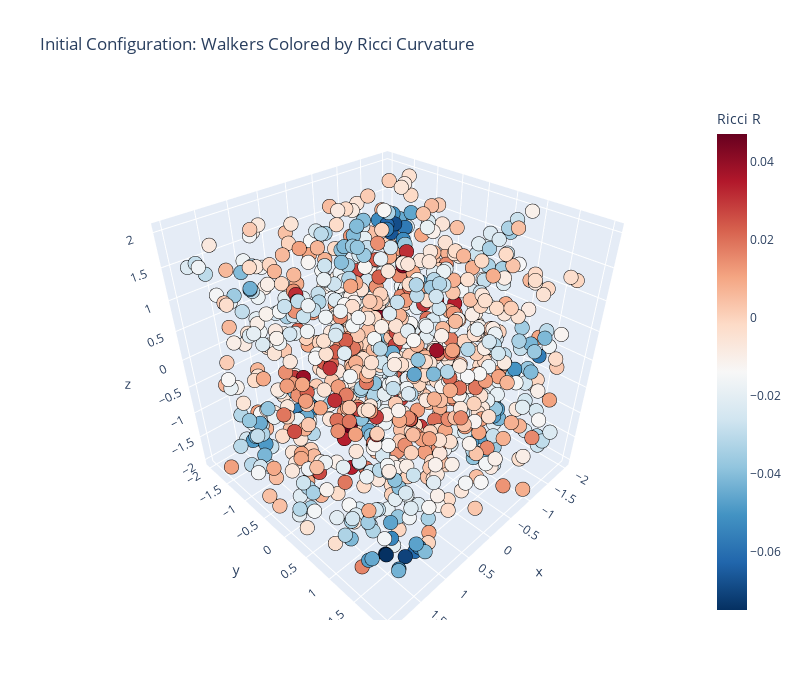

Notebook code for this chart:
### Markdown cell above
## 4. Visualization 1: Walkers in Flat Space

Visualize walkers in Euclidean 3D, colored by Ricci curvature.

### Code cell
def plot_walkers_3d(state, title="Walkers in Flat Space"):
    """Plot walkers in 3D, colored by Ricci curvature."""
    x_np = state.x.detach().cpu().numpy()
    R_np = state.R.detach().cpu().numpy()
    alive = state.s.bool().cpu().numpy()
    
    # Alive walkers
    fig = go.Figure(data=[go.Scatter3d(
        x=x_np[alive, 0],
        y=x_np[alive, 1],
        z=x_np[alive, 2],
        mode='markers',
        marker=dict(
            size=5,
            color=R_np[alive],
            colorscale='RdBu_r',
            colorbar=dict(title="Ricci R"),
            line=dict(width=0.5, color='black'),
        ),
        text=[f"R={R_np[i]:.3f}" for i in np.where(alive)[0]],
        hovertemplate="<b>Walker %{text}</b><br>" +
                      "x: %{x:.2f}<br>" +
                      "y: %{y:.2f}<br>" +
                      "z: %{z:.2f}<extra></extra>",
        name="Alive",
    )])
    
    # Dead walkers (if any)
    if (~alive).any():
        fig.add_trace(go.Scatter3d(
            x=x_np[~alive, 0],
            y=x_np[~alive, 1],
            z=x_np[~alive, 2],
            mode='markers',
            marker=dict(size=3, color='gray', opacity=0.3),
            name="Dead",
        ))
    
    fig.update_layout(
        title=title,
        scene=dict(
            xaxis_title="x",
            yaxis_title="y",
            zaxis_title="z",
            aspectmode='cube',
        ),
        width=800,
        height=700,
    )
    
    return fig

fig = plot_walkers_3d(state, title="Initial Configuration: Walkers Colored by Ricci Curvature")
fig.show()

### Figure 1 — Plotly figure (JSON) as saved in the notebook; plotly's stock layout.template omitted (floating-point values rounded to 4 significant figures; data arrays with more than 128 entries replaced by an {"elided": "..."} marker saying what was removed)
{"data": [{"hovertemplate": "<b>Walker %{text}</b><br>x: %{x:.2f}<br>y: %{y:.2f}<br>z: %{z:.2f}<extra></extra>", "marker": {"color": {"elided": "1000 float values"}, "colorbar": {"title": {"text": "Ricci R"}}, "colorscale": [[0, "rgb(5,48,97)"], [0.1, "rgb(33,102,172)"], [0.2, "rgb(67,147,195)"], [0.3, "rgb(146,197,222)"], [0.4, "rgb(209,229,240)"], [0.5, "rgb(247,247,247)"], [0.6, "rgb(253,219,199)"], [0.7, "rgb(244,165,130)"], [0.8, "rgb(214,96,77)"], [0.9, "rgb(178,24,43)"], [1, "rgb(103,0,31)"]], "line": {"color": "black", "width": 0.5}, "size": 5}, "mode": "markers", "name": "Alive", "text": {"elided": "1000 str values"}, "type": "scatter3d", "x": {"elided": "1000 float values"}, "y": {"elided": "1000 float values"}, "z": {"elided": "1000 float values"}}], "layout": {"height": 700, "scene": {"aspectmode": "cube", "xaxis": {"title": {"text": "x"}}, "yaxis": {"title": {"text": "y"}}, "zaxis": {"title": {"text": "z"}}}, "title": {"text": "Initial Configuration: Walkers Colored by Ricci Curvature"}, "width": 800}}
